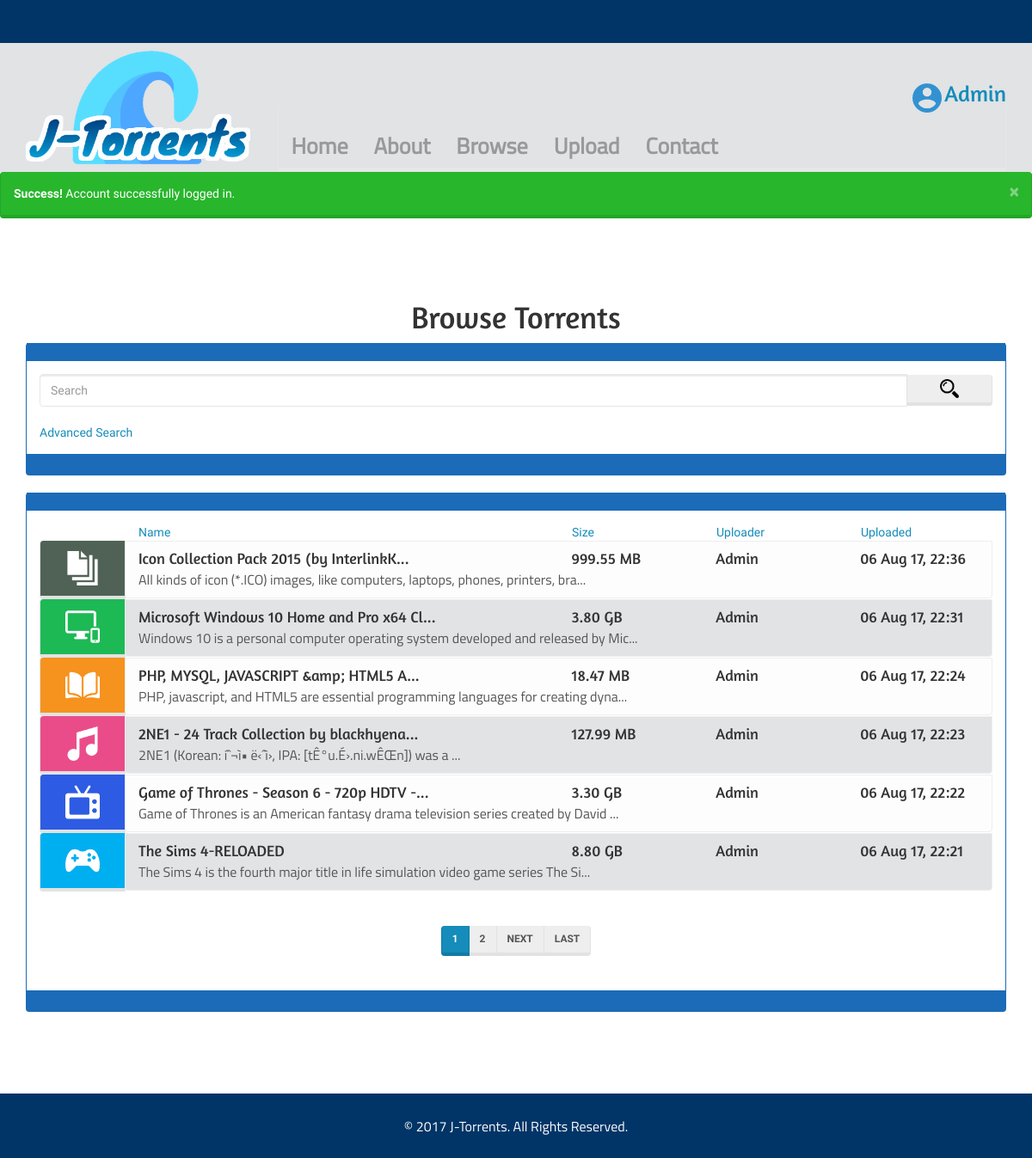
The app's page /browse.php (signed in) with its own data.
### tables this page shows
CREATE TABLE torrents (
id INT NOT NULL UNIQUE AUTO_INCREMENT,
name VARCHAR(255) NOT NULL,
description TEXT NOT NULL,
file_count INT NOT NULL,
file_size BIGINT NOT NULL,
source VARCHAR(255) NOT NULL UNIQUE,
cover VARCHAR(255) NOT NULL UNIQUE,
date_created TIMESTAMP
DEFAULT CURRENT_TIMESTAMP,
user_id INT,
torrent_category_id INT,
PRIMARY KEY(id),
FOREIGN KEY(user_id)
REFERENCES users(id)
ON UPDATE CASCADE
ON DELETE SET NULL,
FOREIGN KEY(torrent_category_id)
REFERENCES torrent_categories(id)
ON UPDATE CASCADE
ON DELETE SET NULL
);

CREATE TABLE users (
id INT NOT NULL UNIQUE AUTO_INCREMENT,
username VARCHAR(255) NOT NULL UNIQUE,
password VARCHAR(255) NOT NULL,
email VARCHAR(255) NOT NULL UNIQUE,
date_created TIMESTAMP
DEFAULT CURRENT_TIMESTAMP,
role_id INT,
PRIMARY KEY(id),
FOREIGN KEY(role_id)
REFERENCES roles(id)
ON UPDATE CASCADE
ON DELETE SET NULL
);

### libraries/library.php (the view, shortened to what this page needs)
<?php
	if(isset($_SESSION['msg_arr'])) {
		$msg_arr = $_SESSION['msg_arr'];
	}
	if(isset($_GET['asc'])) {
		$ascend = false;
	}
	else {
		$ascend = true;
	}
	function format_date($date) {
		$date = strtotime($date);
		$date = date('d M y, H:i', $date);
		return $date;
	}
	function format_size($bytes) {
		if($bytes >= 1073741824)
			$bytes = number_format($bytes / 1073741824, 2) . ' GB';
		elseif($bytes >= 1048576)
			$bytes = number_format($bytes / 1048576, 2) . ' MB';
		elseif($bytes >= 1024)
			$bytes = number_format($bytes / 1024, 2) . ' KB';
		elseif($bytes > 1)
			$bytes = $bytes . ' bytes';
		elseif($bytes == 1)
			$bytes = $bytes . ' byte';
		else
			$bytes = '0 bytes';
		return $bytes;
	}
	function list_items($file_name) {
		global $conn;
		$items = [];
		$select = $where = $order = '';
		$search = $filter = $torrent = $sort = $issue = '';
		if($file_name == 'home' || $file_name == 'browse') {
			$select = 'SELECT t.id torrent_id, t.name torrent_name, description, file_count, file_size, source, cover, t.date_created torrent_date, u.id user_id, username, tc.id category_id, tc.name category_name FROM torrents t JOIN users u ON t.user_id = u.id JOIN torrent_categories tc ON t.torrent_category_id = tc.id';
		}
		elseif($file_name == 'torrent') {
			$select = 'SELECT c.id comment_id, message, c.date_created comment_date, u.id user_id, username, t.id torrent_id, t.name torrent_name FROM comments c JOIN users u ON c.user_id = u.id JOIN torrents t ON c.torrent_id = t.id';
		}
		if($file_name == 'home' || $file_name == 'browse') {
			$order = ' ORDER BY torrent_date DESC';
		}
		elseif($file_name == 'torrent') {
			$order = ' ORDER BY comment_date DESC';
		}
		elseif($file_name == 'admin') {
			$order = ' ORDER BY message_date DESC';
		}
		$query_string = $search . $filter . $torrent . $sort . $issue;
		$sql = $select . $where . $order;
		$result = mysqli_query($conn, $sql);
		if(mysqli_num_rows($result) > 0) {
			while($row = mysqli_fetch_assoc($result)) {
				$items[] = $row;
			}
			if($file_name == 'home') {
				$max_items = 12;
			}
			else {
				$max_items = 6;
			}
			$total_items = count($items);
			if(isset($_GET['page'])) {
				$curr_page = (int)$_GET['page'];
				$idx = ($curr_page - 1) * $max_items;
			}
			else {
				$curr_page = 1;
				$idx = 0;
			}
			echo '<div class="list-group">';
			for($i = $idx; $i < $idx + $max_items && $i < $total_items; $i++) {
				$idx_arr = array_keys($items, $items[$i]);
				extract($items[$i]);
				if($file_name == 'home') {
					unset($_SESSION['torrent']);
					if(strlen($torrent_name) > 25) {
						$torrent_name = substr($torrent_name, 0, 25) . '...';
					}
					echo '<figure>
							  <a href="torrent.php?idx=' . $idx_arr[0] . '&torrent=' . $torrent_id . '">
								  <img src="' . $cover . '" alt="' . $torrent_name . '" width="240" height="320">
							  </a>
							  <figcaption class="text-center">
							  	  <h4>' . $torrent_name . '</h4>
							  	  <p>(' . $category_name . ')</p>
							  </figcaption>
						  </figure>';
				}
				elseif($file_name == 'browse') {
					if(strlen($torrent_name) > 40) {
						$torrent_name = substr($torrent_name, 0, 40) . '...';
					}
					if(strlen($description) > 80) {
						$description = substr($description, 0, 80) . '...';
					}
					echo '<div class="input-group list-item">
							  <div class="input-group-btn">
								  <a href="?filter=' . $category_id . '" class="btn btn-default ' . strtolower($category_name) . '" data-toggle="tooltip" data-placement="left" title="' . $category_name . '">
									  <img src="images/torrent/' . strtolower($category_name) . '.png" alt="' . $category_name . '">
								  </a>
							  </div>
							  <a href="torrent.php?idx=' . $idx_arr[0] . '&torrent=' . $torrent_id . '" class="list-group-item ';
								  if($i % 2)
								  	  echo 'even-row';
								  else
								  	  echo 'odd-row';
								  echo '">
								  <div class="row">
								  	  <h4 class="list-group-item-heading col-sm-6 item_name">' . $torrent_name . '</h4>
								  	  <h4 class="list-group-item-heading col-xs-4 col-sm-2">' . format_size($file_size) . '</h4>
								  	  <h4 class="list-group-item-heading col-xs-4 col-sm-2">' . $username . '</h4>
								  	  <h4 class="list-group-item-heading col-xs-4 col-sm-2 format_date">' . format_date($torrent_date) . '</h4>
								  	  <p class="list-group-item-text hidden-xs col-sm-12 item_desc">' . $description . '</p>
							  	  </div>
							  </a>
						  </div>
						  <input type="hidden" class="item_date" value="' . $torrent_date . '">';
				}
			}
			echo '</div>';
		if($file_name != 'home') {
			echo '<div class="text-center">
					  <ul class="pagination">';
				$pages = ceil($total_items / $max_items);
				for($i = 1; $i <= $pages; $i++) {
					echo '<li';
					if($i == $curr_page) {
						echo ' class="active"';
					}
					echo '><a href="?page=' . $i . $query_string . '">' . $i . '</a></li>';
				}
				if($curr_page < $pages) {
					echo '<li><a href="?page=' . ($curr_page + 1) . $query_string . '">Next</a></li>
						  <li><a href="?page=' . $pages . $query_string . '">Last</a></li>';
				}
				echo '</ul>
				  </div>';
		}
		}
	}

### template.php (shortened to what this page needs)
<?php
	require_once('libraries/connection.php');
	require_once('libraries/library.php');
?>
<!DOCTYPE html>
<html>
<head>
	<link rel="stylesheet" type="text/css" href="css/bootstrap.min.css">
	<link rel="stylesheet" type="text/css" href="css/style.css">
</head>
<body>
	<div class="wrapper">
<?php
		require_once('partials/header.php');
		require_once('partials/alert.php');
		display_content();
		require_once('partials/footer.php');
?>
	</div>
</body>
</html>

### partials/header.php (shortened to what this page needs)
<header>
	<div></div>
	<div>
		<div class="container">
			<div class="row">
				<div class="col-xs-6 col-sm-3">
					<a href="home.php">
						<img class="brand img-responsive" src="images/logo/brand.png" alt="J-Torrents">
					</a>
				</div>
				<div class="col-xs-6 col-sm-9">
<?php
		  if(isset($_SESSION['user_id']) && isset($_SESSION['username']) && isset($_SESSION['role_id'])) {
			  echo '<div class="user">';
				  echo '<img class="avatar" src="images/user/avatar.png" alt="Avatar">
				  		<div class="dropdown">
							<a href="#" data-toggle="dropdown" role="button">
								<span class="username">' . $_SESSION['username'] . '</span>
							</a>
					  		<ul class="dropdown-menu dropdown-menu-right">';
						  echo '<li>
							  		<a href="change_pass.php">Change Password</a>
							  	</li>
								<li>
									<a href="?logout">Logout</a>
								</li>
							</ul>
						</div>
					</div>';
		  }
?>
				</div>
				<div class="col-sm-9">
					<?php require_once('partials/nav.php'); ?>
				</div>
			</div>
		</div>
	</div>
</header>

### partials/nav.php (shortened to what this page needs)
<nav class="navbar navbar-default">
	<div id="navbar" class="collapse navbar-collapse">
		<ul class="nav navbar-nav">
			<li>
				<a href="home.php">Home</a>
			</li>
			<li>
				<a href="about.php">About</a>
			</li>
			<li>
				<a href="browse.php">Browse</a>
			</li>
			<li>
				<a href="upload.php">Upload</a>
			</li>
			<li>
				<a href="contact.php">Contact</a>
			</li>
		</ul>
	</div>
</nav>

### partials/alert.php
<?php
	if($msg_arr) {
		echo '<div class="alert alert-dismissable fade in ';
			if($msg_arr['type'])
				echo 'alert-success';
			else
				echo 'alert-danger';
			echo '">
				  <a href="#" class="close" data-dismiss="alert" aria-label="close">&times;</a>' .
				  $msg_arr['message'] . '
			  </div>';
	}

### browse.php (shortened to what this page needs)
<?php
	function get_title() {
		return 'Browse Torrents';
	}
	function display_content() {
		global $ascend;
		echo '<main class="browse container">
				  <h1 class="heading">' . get_title() . '</h1>
				  <div class="panel panel-default">
					  <div class="panel-heading"></div>
					  <div class="panel-body">
						  <form method="post" action="">
							  <div class="input-group basic-search">
								  <input type="text" class="form-control" name="basic-bar" placeholder="Search">
								  <div class="input-group-btn">
									  <button type="submit" class="btn btn-default" name="basic-search">
										  <img src="images/button/search.png" alt="Search">
									  </button>
								  </div>
							  </div>
							  <a class="advanced-link" href="#advanced" data-toggle="collapse">Advanced Search</a>
							  <div id="advanced" class="collapse">
							  	  <input type="text" class="form-control advanced-search" name="advanced-bar" placeholder="Search">';
							echo '<div>
								  	  <input type="submit" class="btn btn-primary advanced-btn" name="advanced-search" value="Submit">
							  	  </div>
							  </div>
							  <a class="basic-link" href="#advanced" data-toggle="collapse">Basic Search</a>
						  </form>
					  </div>
					  <div class="panel-footer"></div>
				  </div>
				  <div class="panel panel-default">
					  <div class="panel-heading"></div>
					  <div class="panel-body">
					  	  <div class="row list-heading">
					  	  	  <div class="col-xs-3 col-sm-6">
					  	  	  	  <a href="?';
							  	  if($ascend)
							  	  	  echo 'asc=torrent_name';
							  	  else
							  	  	  echo 'desc=torrent_name';
							  	  echo '">Name</a>
					  	  	  </div>
					  	  	  <div class="col-xs-3 col-sm-2">
					  	  	  	  <a href="?';
							  	  if($ascend)
							  	  	  echo 'asc=file_size';
							  	  else
							  	  	  echo 'desc=file_size';
							  	  echo '">Size</a>
					  	  	  </div>
					  	  	  <div class="col-xs-3 col-sm-2">
					  	  	  	  <a href="?';
							  	  if($ascend)
							  	  	  echo 'asc=username';
							  	  else
							  	  	  echo 'desc=username';
							  	  echo '">Uploader</a>
					  	  	  </div>
					  	  	  <div class="col-xs-3 col-sm-2">
					  	  	  	  <a href="?';
							  	  if($ascend)
							  	  	  echo 'asc=torrent_date';
							  	  else
							  	  	  echo 'desc=torrent_date';
							  	  echo '">Uploaded</a>
					  	  	  </div>
					  	  </div>';
						  list_items('browse');
				echo '</div>
					  <div class="panel-footer"></div>
				  </div>
			  </main>';
	}
	require_once('template.php');

### partials/footer.php
<footer>
	<p>&copy; 2017 J-Torrents. All Rights Reserved.</p>
</footer>

### css/style.css (style rules this page uses)
h1, h2, h3, h4, h5, .username { font-family: amaranth, "Trebuchet MS", sans-serif; }
p, label, .navbar ul > li > a { font-family: titilliumweb, "Lucida Sans Unicode", sans-serif; font-size: 16px; }
header > div:first-child { height: 50px; background-color: #013567; }
header > div:last-child { background-color: #e1e3e5; }
header > div:last-child [class*="col-"]:nth-child(1) { height: 150px; z-index: 1; }
header > div:last-child [class*="col-"]:nth-child(2) { height: 75px; z-index: 1; }
header > div:last-child [class*="col-"]:nth-child(3) { height: 75px; }
header > div:last-child .brand { height: 100%; }
header > div:last-child .user { text-align: right; margin-top: 40px; }
header > div:last-child .avatar { height: 34px; padding-left: 5px; }
header .username { font-size: 26px; }
header > div:last-child .user > .dropdown { display: inline-block; }
.navbar ul > li > a { font-size: 26px; text-align: center; font-weight: bold; }
@media (min-width: 768px) { .navbar ul > li > a { font-size: 22px; } }
@media (min-width: 992px) { .navbar ul > li > a { font-size: 24px; } }
@media (min-width: 1200px) { .navbar ul > li > a { font-size: 26px; } }
.navbar { margin-bottom: 0; border-radius: 0; background-color: #e1e3e5; }
.navbar > .navbar-collapse { margin-top: 20px; padding: 0; }
html, body { height: 100%; }
.wrapper { position: relative; z-index: 1; min-height: 100%; }
.heading { text-align: center; }
main { position: relative; z-index: -1; margin-top: 75px; padding-bottom: 150px; }
main .panel { border-color: #1b6bb8; }
main .panel > .panel-heading, main .panel > .panel-footer { background-color: #1b6bb8; border-radius: 0; }
main .input-group-btn > .btn { padding: 20px 0; width: 70px; }
main .list-item h4 { font-size: 14px; }
main .list-item p { font-size: 12px; }
main .list-heading { margin-left: 70px; }
@media (min-width: 768px) { main .input-group-btn > .btn { padding: 20px 0; width: 80px; } }
@media (min-width: 768px) { main .list-item p { margin-top: 9px; } }
@media (min-width: 768px) { main .list-heading { margin-left: 100px; margin-right: 0; } }
@media (min-width: 992px) { main .input-group-btn > .btn { padding: 12px 0; width: 90px; } }
@media (min-width: 992px) { main .list-item h4 { font-size: 16px; } }
@media (min-width: 992px) { main .list-item p { font-size: 14px; margin-top: 4px; } }
@media (min-width: 1200px) { main .input-group-btn > .btn { width: 100px; } }
@media (min-width: 1200px) { main .list-item h4 { font-size: 18px; } }
@media (min-width: 1200px) { main .list-item p { font-size: 16px; margin-top: 0; } }
main .input-group-btn > .btn > img { height: 40px; }
main .odd-row { background-color: #fdfdfd; }
main .even-row { background-color: #e1e3e5; }
.browse .basic-search .btn { padding: 5px 0; width: 100px; }
.browse .basic-search .btn > img { height: 22px; }
.browse .basic-search, .browse .advanced-search, .browse .checkbox-inline, .browse .advanced-btn { margin-bottom: 20px; }
.browse .input-group-btn > .apps { background-color: #1db954; }
.browse .input-group-btn > .books { background-color: #f6921e; }
.browse .input-group-btn > .games { background-color: #00aff0; }
.browse .input-group-btn > .music { background-color: #ea4c89; }
.browse .input-group-btn > .tv { background-color: #2d5be3; }
.browse .input-group-btn > .other { background-color: #506256; }
footer { height: 75px; background-color: #013567; color: #fdfdfd; position: absolute; bottom: 0; width: 100%; }
footer > p { position: absolute; top: 50%; left: 50%; transform: translate(-50%, -50%); }

### records on screen
torrents: shows a picture, name "Icon Collection Pack 2015 (by InterlinkK...", file_size "999.55 MB", user.username "Admin", date_created "06 Aug 17, 22:36", description "All kinds of icon (*.ICO) images, like computers, laptops, phones, printers, bra..."
torrents: shows a picture, name "Microsoft Windows 10 Home and Pro x64 Cl...", file_size "3.80 GB", user.username "Admin", date_created "06 Aug 17, 22:31", description "Windows 10 is a personal computer operating system developed and released by Mic..."
torrents: shows a picture, name "PHP, MYSQL, JAVASCRIPT &amp; HTML5 A...", file_size "18.47 MB", user.username "Admin", date_created "06 Aug 17, 22:24", description "PHP, javascript, and HTML5 are essential programming languages for creating dyna..."
torrents: shows a picture, name "2NE1 - 24 Track Collection by blackhyena...", file_size "127.99 MB", user.username "Admin", date_created "06 Aug 17, 22:23", description "2NE1 (Korean: íˆ¬ì• ë‹ˆì›, IPA: [tÊ°u.É›.ni.wÊŒn]) was a ..."
torrents: shows a picture, name "Game of Thrones - Season 6 - 720p HDTV -...", file_size "3.30 GB", user.username "Admin", date_created "06 Aug 17, 22:22", description "Game of Thrones is an American fantasy drama television series created by David ..."
torrents: shows a picture, name "The Sims 4-RELOADED", file_size "8.80 GB", user.username "Admin", date_created "06 Aug 17, 22:21", description "The Sims 4 is the fourth major title in life simulation video game series The Si..."

### other values on screen
$_SESSION['username'] "Admin"
$msg_arr['message'] "Success! Account successfully logged in."
get_title() "Browse Torrents"
